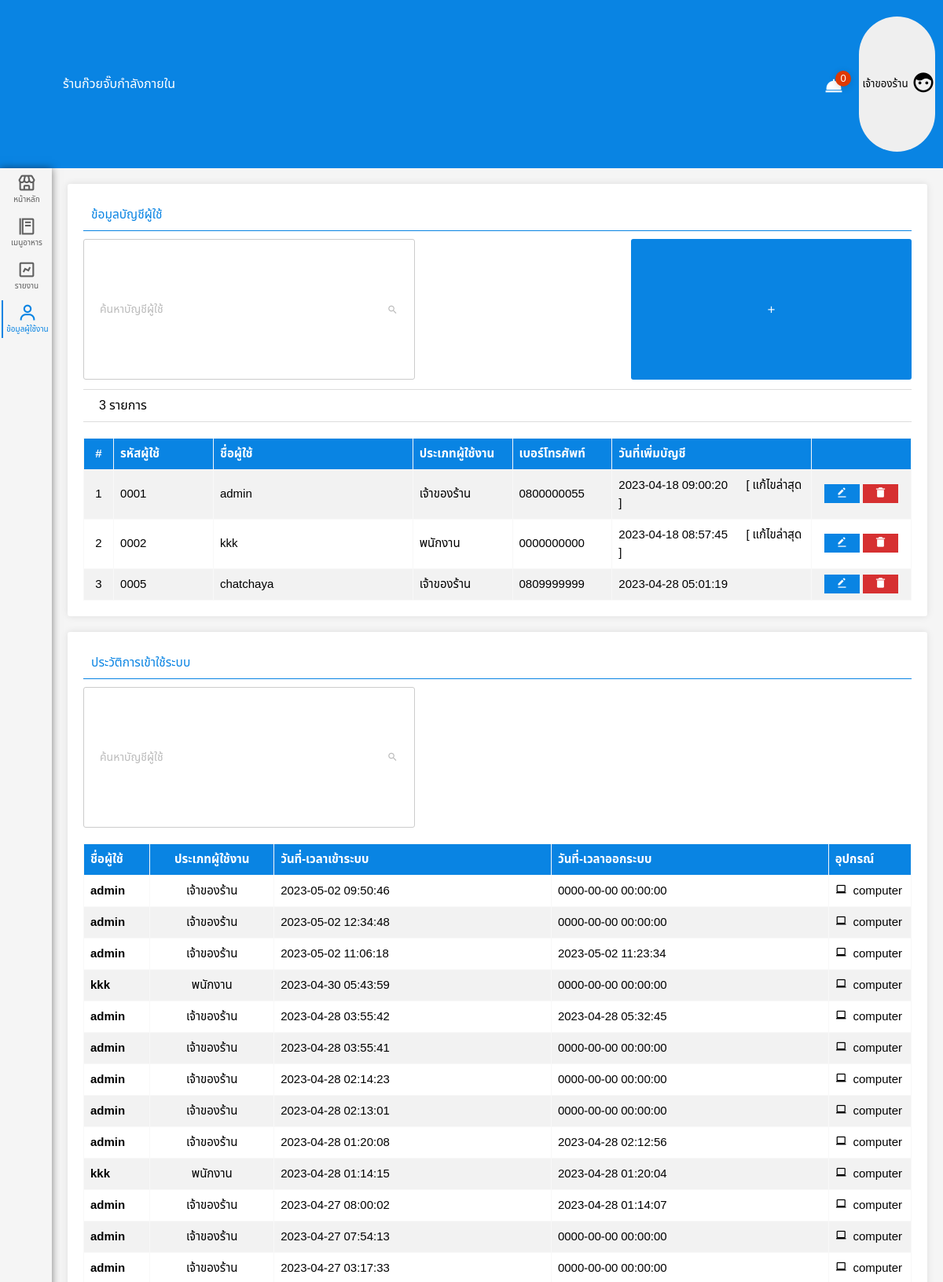
/00user.php (signed in, upper part), run on the app's committed database.
### tables this page shows
CREATE TABLE `user_type` (
  `id_user_type` int(2) NOT NULL,
  `user_type` varchar(20) NOT NULL
);

CREATE TABLE `user` (
  `user_id` int(4) UNSIGNED ZEROFILL NOT NULL COMMENT 'id ผู้ใช้',
  `user_name` varchar(100) NOT NULL COMMENT 'ชื่อผู้ใช้',
  `password` varchar(100) NOT NULL COMMENT 'รหัสผ่าน',
  `phone` varchar(10) NOT NULL COMMENT 'เบอร์โทรศัพท์',
  `id_user_type` int(2) NOT NULL COMMENT 'ประเภทบัญชีผู้ใช้',
  `date_added` datetime NOT NULL DEFAULT current_timestamp(),
  `useredit` int(2) UNSIGNED ZEROFILL NOT NULL COMMENT 'การแก้ไขบัญชี 0 = ไม่เคยแก้ไข , 1 = เคยแก้ไข'
);

CREATE TABLE `history_in_out` (
  `id_history_in_out` int(4) UNSIGNED ZEROFILL NOT NULL COMMENT 'id การเข้า-ออก',
  `user_id` int(4) UNSIGNED ZEROFILL NOT NULL COMMENT 'id ผู้ใช้',
  `date_time_check-in` datetime DEFAULT NULL COMMENT 'วันที่/เวลา login',
  `date_time_check-out` datetime NOT NULL COMMENT 'วันที่/เวลา logout',
  `device` varchar(20) NOT NULL COMMENT 'อุปกรณ์'
);

### function.php (called while the page is built, shortened)
<?php
    class DB_con {
        function __construct() {
            $conn = mysqli_connect(DB_SERVER, DB_USER, DB_PASS, DB_NAME);
            $this->dbcon = $conn;
        }
        public function tostatus(){
            $status = mysqli_query($this->dbcon,"SELECT status, COUNT(table_id) as TOstatus FROM table_number WHERE status=1 GROUP BY status");
            return $status ;
        }
    }
?>

### 00user.php (the view, shortened to what this page needs)
<?php  include 'connect.php';
include_once('function.php');
?>
<!DOCTYPE html>
<html lang="en">
<head>
    <link rel="stylesheet"href="wcss/user.css">
    <link rel="stylesheet"href="wcss/navber.css">
    <link href='https://unpkg.com/boxicons@2.0.7/css/boxicons.min.css' rel='stylesheet'>
    <link href="https://cdn.datatables.net/1.13.1/css/jquery.dataTables.min.css"rel="stylesheet">
</head>
<body>
<div class="navber">
<div class="he">
            <a style="color: #fff; text-decoration: none;" href="00tablenumber.php">ร้านก๊วยจั๊บกำลังภายใน</a>
        </div>
        <a href="00order.php" class="button">
            <span  class="content"><i class='bx bxs-dish'></i></span>
                <?php
                include_once('function.php');
                $fetchdata = new DB_con();
                $sql = $fetchdata->tostatus();
                $row = mysqli_fetch_array($sql);
                    if($row>0){
                        echo '<span class="badge">'.$row['TOstatus'].'</span>';
                        }else{
                        echo '<span class="badge">0</span>';
                    }
                ?>
        </a>
        <?php
            $status = $_SESSION['status_login'] ;
            $user_type = mysqli_query($connect," SELECT * FROM `user_type` WHERE id_user_type='$status' " );
            $rowuser_type = mysqli_fetch_assoc($user_type)
        ?>
        <button class="myBtn2" id="myBtn10" onclick="myFunctionmyBtn()">
                    <p class="co"><?php echo $rowuser_type['user_type']?></p>
                    <div class="profile-photo"  >
                    <i class='bx bxs-face'></i>
                    </div>
        </button>
    </div>
    <div class="home-section">
                        <div class="menu">
                            <div class="nav-list">
                            <div class="menubox">
                                        <div class="a1">
                                            <a href="00tablenumber.php">
                                                <i class='bx bx-store' ></i>
                                                <span class="links_name">หน้าหลัก</span>
                                            </a>
                                        </div>
                                    </div>
                                    <div class="menubox">
                                        <div class="a2">
                                            <a href="00food.php">
                                                <i class='bx bx-food-menu' ></i>
                                                <span class="links_name">เมนูอาหาร</span>
                                            </a>
                                        </div>
                                    </div>
                                    <div class="menubox">
                                        <div class="a3">
                                            <a href="00report.php">
                                                <i class='bx bx-chart'></i>
                                                <span class="links_name">รายงาน</span>
                                            </a>
                                        </div>
                                    </div>
                                    <div class="menubox">
                                        <div class="a5">
                                            <a href="00user.php">
                                                <i class='bx bx-user'></i>
                                                <span class="links_name">ข้อมูลผู้ใช้งาน</span>
                                            </a>
                                        </div>
                                    </div>
                   </div>
    </div>
    <div class="box">
        <div class="boxuser">
                        <div class="danger">
                            ข้อมูลบัญชีผู้ใช้
                        </div>
                        <div class="tapS">
                            <div class="tap">
                                <form class="search"  method="post" action="usersearch.php" >
                                    <button name="search_user" class="search" type="submit" ><p>ค้นหาบัญชีผู้ใช้</p><span class="material-icons" style="font-size: 14px;">search</span></button>
                                </form>
                                <div class="add">
                                    <button type="submit" onclick="modal()" id="myBtn"><i class='bx bx-plus' style="font-size: 14px;" ></i></button>
                                </div>
                            </div>
                        </div>
                                        <?php
                                                $sql_total = " SELECT * FROM user ";
                                                $q = mysqli_query($connect,$sql_total );
                                                $num = mysqli_num_rows($q);
                                        ?>
                        <div class="listtotal">
                            <?php echo $num."&nbspรายการ"?>
                        </div>
                        <table>
                            <tr>
                                <th style="width:3%; text-align:center;">#</th>
                                <th style="width:10%;" >รหัสผู้ใช้</th>
                                <th style="width:20%;">ชื่อผู้ใช้</th>
                                <th style="width:10%;">ประเภทผู้ใช้งาน</th>
                                <th style="width:10%;">เบอร์โทรศัพท์</th>
                                <th style="width:20%;">วันที่เพิ่มบัญชี</th>
                                <th style="width:10%" ></th>
                            </tr>
                                <?php
                                    $num = 0 ;
                                    $query = mysqli_query($connect,"SELECT*FROM user");
                                    $totalcnt = mysqli_num_rows($query);
                                    if ($totalcnt > 0) {
                                        while ($row = mysqli_fetch_assoc($query)) {
                                            $num = $num + 1 ;
                                ?>
                            <tr>
                                <td style="text-align:center;"><?php echo $num ;?></td>
                                <td><?php echo $row["user_id"];?></td>
                                <td><?php echo $row["user_name"];?></td>
                                    <?php
                                        if($row["id_user_type"]==1){
                                    ?>
                                        <td>เจ้าของร้าน</td>
                                    <?php }else{ ?>
                                        <td>พนักงาน</td>
                                    <?php } ?>
                                <td><?php echo $row["phone"];?></td>
                                    <?php
                                        if($row["useredit"]==0){
                                    ?>
                                        <td><?php echo $row["date_added"];?></td>
                                    <?php }else{ ?>
                                        <td><?php echo $row["date_added"]." &nbsp &nbsp &nbsp"."[ แก้ไขล่าสุด ]";?></td>
                                    <?php } ?>
                                <td class=btnA style=" text-align:center;">
                                    <a  class="btntd edit" name="edit" href="useredit.php?user_id=<?=$row["user_id"]?>" ><i class='bx bxs-edit-alt' ></i></a>
                                    <a data-id="<?=$row["user_id"]?>" href="?del_user=<?=$row["user_id"]?>" class="btntd delete delete-btn"><i class='bx bxs-trash-alt'></i></a>
                                </td>
                            </tr>
                            <?php } } else { ?>
                            <tr>
                                <td colspan="8" ><p class="nodata">ไม่มีข้อมูล<p></td>
                            </tr>
                            <?php } ?>
                        </table>
        </div>
        <div class="boxuser">
            <div class="danger">
                ประวัติการเข้าใช้ระบบ
            </div>
            <div class="tapS">
                    <div class="tap">
                        <form class="search"action="usersearchhistory.php" >
                            <button class="search" name="search_history" type="submit" ><p>ค้นหาบัญชีผู้ใช้</p><span class="material-icons" style="font-size: 14px;">search</span></button>
                        </form>
                    </div>
            </div>
            <div class="ttt">
            <table id="example" class="display"  >
                <thead>
                    <tr>
                        <th  style="width:8%;">ชื่อผู้ใช้</th>
                        <th style="text-align:center ;width:15%">ประเภทผู้ใช้งาน</th>
                        <th>วันที่-เวลาเข้าระบบ</th>
                        <th>วันที่-เวลาออกระบบ</th>
                        <th style="width:10%;" >อุปกรณ์</th>
                    </tr>
                </thead>
                <tbody  >
                    <?php
                        $sqluserhistory = mysqli_query($connect , "SELECT * FROM history_in_out ORDER BY id_history_in_out  DESC");
                        $numuserhistory =  mysqli_num_rows($sqluserhistory);
                        if($numuserhistory >0 ){
                            while ($row = mysqli_fetch_assoc($sqluserhistory)){
                                $user_id = $row['user_id'];
                                $sqli_user= mysqli_query($connect , "SELECT * FROM user WHERE user_id = '$user_id' ");
                                $row00 = mysqli_fetch_assoc($sqli_user)
                    ?>
                    <tr>
                        <td style="font-weight: bold ;"><?php echo $row00['user_name'];?></td>
                            <?php
                                if($row00['id_user_type']==1){
                                    $user_type = "เจ้าของร้าน" ;
                                }elseif($row00['id_user_type']==2){
                                    $user_type = "พนักงาน" ;
                                }
                            ?>
                        <td style="text-align:center ;"><?php echo $user_type ; ?></td>
                        <td><?php echo $row['date_time_check-in'];?></td>
                        <td><?php echo $row['date_time_check-out'];?></td>
                        <?php
                            if($row['device']="computer"){
                                echo '<td><i class="bx bx-laptop"></i>&nbsp computer</td>';
                            }elseif($row['device']="Mobile"){
                                echo '<td><i class="bx bx-laptop"></i>&nbsp Mobile</td>';
                            }elseif($row['device']="Tablet"){
                                echo '<td><i class="bx bx-laptop"></i> &nbsp Tablet</td>';
                            }
                        ?>
                    </tr>
                    <?php
                        }
                    }
                    ?>
            </table>
            </div>
        </div>
    </div>
</body>
</html>

### wcss/user.css (style rules this page uses)
* { margin: 0; padding: 0; box-sizing: border-box; font-family: 'Noto Sans Thai', sans-serif; }
body { background: #f3f3f3ce; }
.home-section { display: flex; justify-content: space-between; }
.menubox { padding-left: 2px; height: 54px; padding-top: 3px; padding-bottom: 3px; display: flex; justify-content: space-between; }
.menubox .a5 .links_name , .menubox .a5 i { color: #0984e3; }
.menubox .a1 , .menubox .a2 , .menubox .a3 , .menubox .a4 , .menubox .a5 , .menubox .a6 { width: 64px; display: flex; align-items: center; justify-content: center; }
.menu { box-shadow: 0 0 10px rgba(0, 0, 0.5, 0.5); height: 100vh; width: 66px; font-size: 10px; }
.menu a { text-align: center; padding-top: 5px; padding-bottom:5px ; text-decoration: none; color: #000000; }
.menubox { margin-bottom: 1px; }
.menu i { font-size: 25px; width: 100%; display: flex; align-items: center; justify-content: center; color: #5f5f5f; }
.menu .links_name { display: flex; align-items: center; justify-content: center; list-style: none; color: #5f5f5f; }
.content { height: 100vh; width: 100%; font-size: 14px; }
.box { padding: 0px 20px 20px 20px; max-height: 100vh; overflow: scroll; width: 100%; }
.boxuser { margin-top: 20px; padding: 20px 20px 20px 20px; border-radius: 3px; width: 100%; background-color: #ffffff; box-shadow: 0 0 10px rgba(0, 0, 0, 0.10); }
.danger { height: 40px; font-size: 15.5px; display: flex; align-items: center; padding-left: 10px; border-bottom: 1px solid #0984e3; margin-bottom: 10px; color: #0984e3; }
.tap { width: 100%; justify-content: space-between; display: flex; }
.tapS { display: flex; justify-content: end; }
.listtotal { display: flex; width: 100%; margin-top: 12px; padding: 8px 20px; border-bottom: 1px solid #ddd; border-top: 1px solid #ddd; }
table { margin-top: 20px; border-collapse: collapse; width: 100%; font-size: 15px; }
th { color: #FFF; background-color: #0984e3; }
th, td { text-align: left; padding: 8px; border: 1px solid rgb(248, 248, 248); }
tr:nth-child(even) { background-color: #f2f2f2; }
tr td .btntd.delete { background-color: #d63031; }
tr td .btntd.edit { background-color: #0984e3; }
tr td a { padding: 1px 15px 0px 15px; color: #fff; }
.tap .search { width: 50%; }
.tap .search button[type=submit] { width: 80%; height: 5vh; border: 1px solid #ccc; background-color: #ffffff; color: #bbbbbb; cursor: pointer; font-size: 14px; padding-left: 20px; padding-right: 20px; border-radius: 3px; display: flex; align-items: center; justify-content: space-between; }
.tap .add button[type=submit] { width: 10vh; height: 5vh; background-color: #0984e3; color: white; border: none; cursor: pointer; font-size: 14px; border-radius: 3px; display: flex; align-items: center; justify-content: center; }

### wcss/navber.css (style rules this page uses)
.navber { padding-left: 80px; height: 6vh; display: flex; align-items: center; background-color:#0984e3; }
.navber .he { color: #ffffff; width: 100%; }
.navber .myBtn2 { display: flex; align-items: center; justify-content: space-between; width: 10%; border-radius: 50px; border: none; margin-right: 10px; height: 80%; }
.navber .myBtn2 p { color: #000000; width: 100%; }
.navber .myBtn2 i { font-size: 30px; }
.navber .content { background-color: #ffffff00; }
.navber .button { padding-top: 10px; position: relative; border-radius: 4px; color: white; cursor: pointer; user-select: none; transition: all .3s; width: 40px; margin-right: 10px; }
.navber .button i { font-size: 25px; }
.navber .badge { border-radius: 50%; font-size: 13px; width: 20px; height: 20px; display: block; position: absolute; background: #de3902; box-shadow: 0 2px 10px rgba(0,0,0,.15); display: flex; align-items: center; justify-content: center; top: 3px; right: 0px; transition: all .3s; }

### data on the page
user_type: user_type "เจ้าของร้าน"
user: user_id "0001", user_name "admin", shows "เจ้าของร้าน", phone "0800000055", date_added "2023-04-18 09:00:20"
user: user_id "0002", user_name "kkk", shows "พนักงาน", phone "0000000000", date_added "2023-04-18 08:57:45"
user: user_id "0005", user_name "chatchaya", shows "เจ้าของร้าน", phone "0809999999", date_added "2023-04-28 05:01:19"
history_in_out: user.user_name "admin", user.id_user_type "เจ้าของร้าน", value "2023-05-02 09:50:46", value "0000-00-00 00:00:00"
history_in_out: user.user_name "admin", user.id_user_type "เจ้าของร้าน", value "2023-05-02 12:34:48", value "0000-00-00 00:00:00"
history_in_out: user.user_name "admin", user.id_user_type "เจ้าของร้าน", value "2023-05-02 11:06:18", value "2023-05-02 11:23:34"
history_in_out: user.user_name "kkk", user.id_user_type "พนักงาน", value "2023-04-30 05:43:59", value "0000-00-00 00:00:00"
history_in_out: user.user_name "admin", user.id_user_type "เจ้าของร้าน", value "2023-04-28 03:55:42", value "2023-04-28 05:32:45"
history_in_out: user.user_name "admin", user.id_user_type "เจ้าของร้าน", value "2023-04-28 03:55:41", value "0000-00-00 00:00:00"
history_in_out: user.user_name "admin", user.id_user_type "เจ้าของร้าน", value "2023-04-28 02:14:23", value "0000-00-00 00:00:00"
history_in_out: user.user_name "admin", user.id_user_type "เจ้าของร้าน", value "2023-04-28 02:13:01", value "0000-00-00 00:00:00"
history_in_out: user.user_name "admin", user.id_user_type "เจ้าของร้าน", value "2023-04-28 01:20:08", value "2023-04-28 02:12:56"
history_in_out: user.user_name "kkk", user.id_user_type "พนักงาน", value "2023-04-28 01:14:15", value "2023-04-28 01:20:04"
history_in_out: user.user_name "admin", user.id_user_type "เจ้าของร้าน", value "2023-04-27 08:00:02", value "2023-04-28 01:14:07"
history_in_out: user.user_name "admin", user.id_user_type "เจ้าของร้าน", value "2023-04-27 07:54:13", value "0000-00-00 00:00:00"
history_in_out: user.user_name "admin", user.id_user_type "เจ้าของร้าน", value "2023-04-27 03:17:33", value "0000-00-00 00:00:00"

### other printed values
$num "3"
